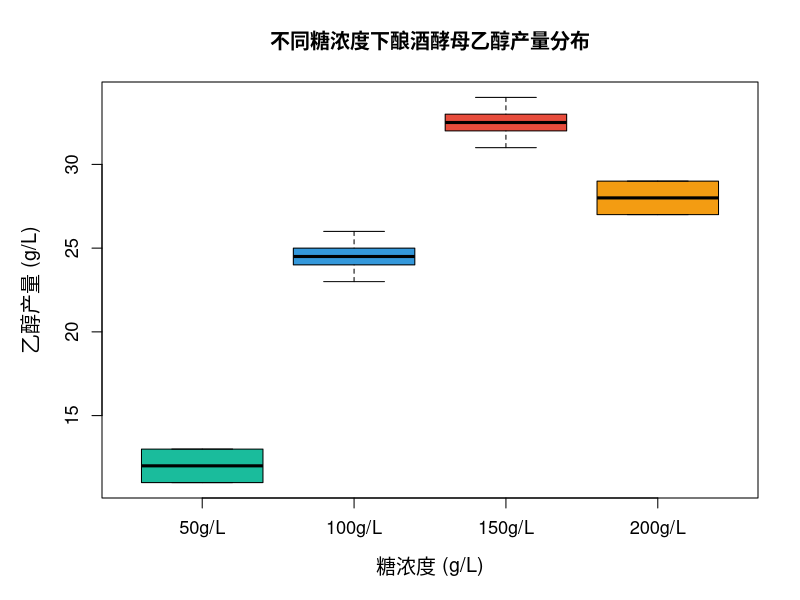

R code for this plot:
# 测验题三：箱型图比较酿酒酵母乙醇产量
# 功能：用箱型图比较4组乙醇产量分布，并保存为PNG

# 创建输出目录
output_dir <- "t3"
if (!dir.exists(output_dir)) {
  dir.create(output_dir)
}

# 数据准备
sugar_concentration <- c(50, 100, 150, 200)

# 乙醇产量数据
ethanol_production <- list(
  "50g/L" = c(12, 11, 13, 12, 11, 13),
  "100g/L" = c(24, 23, 25, 26, 24, 25),
  "150g/L" = c(32, 31, 33, 34, 33, 32),
  "200g/L" = c(28, 27, 29, 28, 29, 27)
)

# 自定义颜色
custom_colors <- c("#1ABC9C", "#3498DB", "#E74C3C", "#F39C12")

# 生成箱型图
png(file = file.path(output_dir, "酿酒酵母乙醇产量箱型图.png"), 
    width = 800, height = 600, res = 100)

# 设置图形参数
par(mar = c(5, 5, 4, 2) + 0.1)

# 创建箱型图
boxplot(ethanol_production,
        col = custom_colors,
        xlab = "糖浓度 (g/L)",
        ylab = "乙醇产量 (g/L)",
        main = "不同糖浓度下酿酒酵母乙醇产量分布",
        cex.axis = 1.1,
        cex.lab = 1.2)

dev.off()

cat("箱型图已保存至", file.path(output_dir, "酿酒酵母乙醇产量箱型图.png"), "\n")